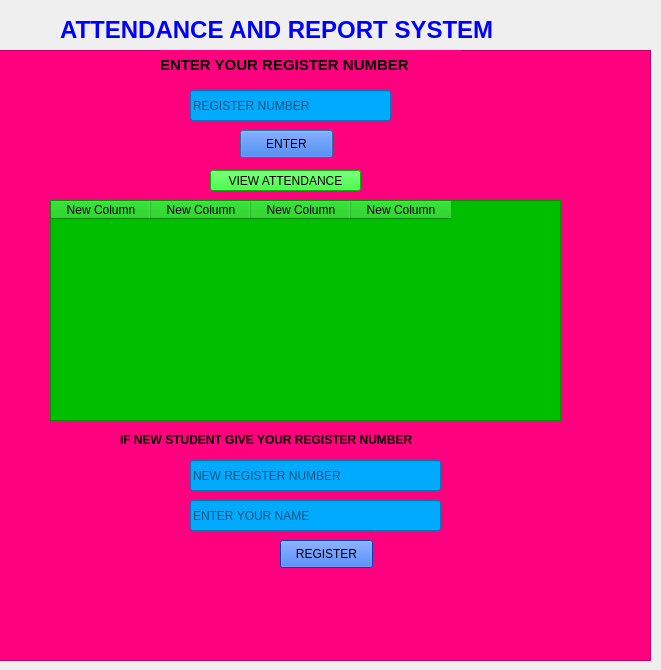
<?xml version="1.0" encoding="UTF-8"?>
<ui version="4.0">
 <class>Dialog</class>
 <widget class="QDialog" name="Dialog">
  <property name="geometry">
   <rect>
    <x>0</x>
    <y>0</y>
    <width>661</width>
    <height>670</height>
   </rect>
  </property>
  <property name="windowTitle">
   <string>Dialog</string>
  </property>
  <widget class="QLabel" name="label">
   <property name="geometry">
    <rect>
     <x>60</x>
     <y>10</y>
     <width>581</width>
     <height>41</height>
    </rect>
   </property>
   <property name="text">
    <string>&lt;html&gt;&lt;head/&gt;&lt;body&gt;&lt;p&gt;&lt;span style=&quot; font-size:18pt; font-weight:600; color:#0000ff;&quot;&gt;ATTENDANCE AND REPORT SYSTEM&lt;/span&gt;&lt;/p&gt;&lt;/body&gt;&lt;/html&gt;</string>
   </property>
  </widget>
  <widget class="QFrame" name="frame">
   <property name="geometry">
    <rect>
     <x>-10</x>
     <y>50</y>
     <width>661</width>
     <height>611</height>
    </rect>
   </property>
   <property name="styleSheet">
    <string notr="true">background-color: rgb(255, 0, 127);</string>
   </property>
   <property name="frameShape">
    <enum>QFrame::StyledPanel</enum>
   </property>
   <property name="frameShadow">
    <enum>QFrame::Raised</enum>
   </property>
   <widget class="QLineEdit" name="register_no">
    <property name="geometry">
     <rect>
      <x>200</x>
      <y>40</y>
      <width>201</width>
      <height>31</height>
     </rect>
    </property>
    <property name="styleSheet">
     <string notr="true">background-color: rgb(0, 170, 255);</string>
    </property>
    <property name="placeholderText">
     <string>REGISTER NUMBER</string>
    </property>
   </widget>
   <widget class="QLabel" name="label_2">
    <property name="geometry">
     <rect>
      <x>170</x>
      <y>0</y>
      <width>301</width>
      <height>31</height>
     </rect>
    </property>
    <property name="text">
     <string>&lt;html&gt;&lt;head/&gt;&lt;body&gt;&lt;p&gt;&lt;span style=&quot; font-size:11pt; font-weight:600;&quot;&gt;ENTER YOUR REGISTER NUMBER&lt;/span&gt;&lt;/p&gt;&lt;/body&gt;&lt;/html&gt;</string>
    </property>
   </widget>
   <widget class="QLabel" name="label_3">
    <property name="geometry">
     <rect>
      <x>130</x>
      <y>380</y>
      <width>371</width>
      <height>20</height>
     </rect>
    </property>
    <property name="text">
     <string>&lt;html&gt;&lt;head/&gt;&lt;body&gt;&lt;p&gt;&lt;span style=&quot; font-size:9pt; font-weight:600;&quot;&gt;IF NEW STUDENT GIVE YOUR REGISTER NUMBER&lt;/span&gt;&lt;/p&gt;&lt;/body&gt;&lt;/html&gt;</string>
    </property>
   </widget>
   <widget class="QLineEdit" name="newregister_no">
    <property name="geometry">
     <rect>
      <x>200</x>
      <y>410</y>
      <width>251</width>
      <height>31</height>
     </rect>
    </property>
    <property name="styleSheet">
     <string notr="true">background-color: rgb(0, 170, 255);</string>
    </property>
    <property name="placeholderText">
     <string>NEW REGISTER NUMBER</string>
    </property>
   </widget>
   <widget class="QLineEdit" name="name">
    <property name="geometry">
     <rect>
      <x>200</x>
      <y>450</y>
      <width>251</width>
      <height>31</height>
     </rect>
    </property>
    <property name="styleSheet">
     <string notr="true">background-color: rgb(0, 170, 255);</string>
    </property>
    <property name="placeholderText">
     <string>ENTER YOUR NAME</string>
    </property>
   </widget>
   <widget class="QPushButton" name="pushButton">
    <property name="geometry">
     <rect>
      <x>250</x>
      <y>80</y>
      <width>93</width>
      <height>28</height>
     </rect>
    </property>
    <property name="styleSheet">
     <string notr="true">
background-color: rgb(0, 85, 255);</string>
    </property>
    <property name="text">
     <string>ENTER</string>
    </property>
   </widget>
   <widget class="QPushButton" name="pushButton_2">
    <property name="geometry">
     <rect>
      <x>290</x>
      <y>490</y>
      <width>93</width>
      <height>28</height>
     </rect>
    </property>
    <property name="styleSheet">
     <string notr="true">background-color: rgb(0, 85, 255);</string>
    </property>
    <property name="text">
     <string>REGISTER</string>
    </property>
   </widget>
   <widget class="QTableWidget" name="attendanceTable">
    <property name="geometry">
     <rect>
      <x>60</x>
      <y>150</y>
      <width>511</width>
      <height>221</height>
     </rect>
    </property>
    <property name="styleSheet">
     <string notr="true">background-color: rgb(0, 190, 0);</string>
    </property>
    <column>
     <property name="text">
      <string>New Column</string>
     </property>
    </column>
    <column>
     <property name="text">
      <string>New Column</string>
     </property>
    </column>
    <column>
     <property name="text">
      <string>New Column</string>
     </property>
    </column>
    <column>
     <property name="text">
      <string>New Column</string>
     </property>
    </column>
   </widget>
   <widget class="QPushButton" name="pushButton_3">
    <property name="geometry">
     <rect>
      <x>220</x>
      <y>120</y>
      <width>151</width>
      <height>21</height>
     </rect>
    </property>
    <property name="styleSheet">
     <string notr="true">background-color: rgb(0, 255, 0);</string>
    </property>
    <property name="text">
     <string>VIEW ATTENDANCE</string>
    </property>
   </widget>
  </widget>
 </widget>
 <resources/>
 <connections/>
</ui>
